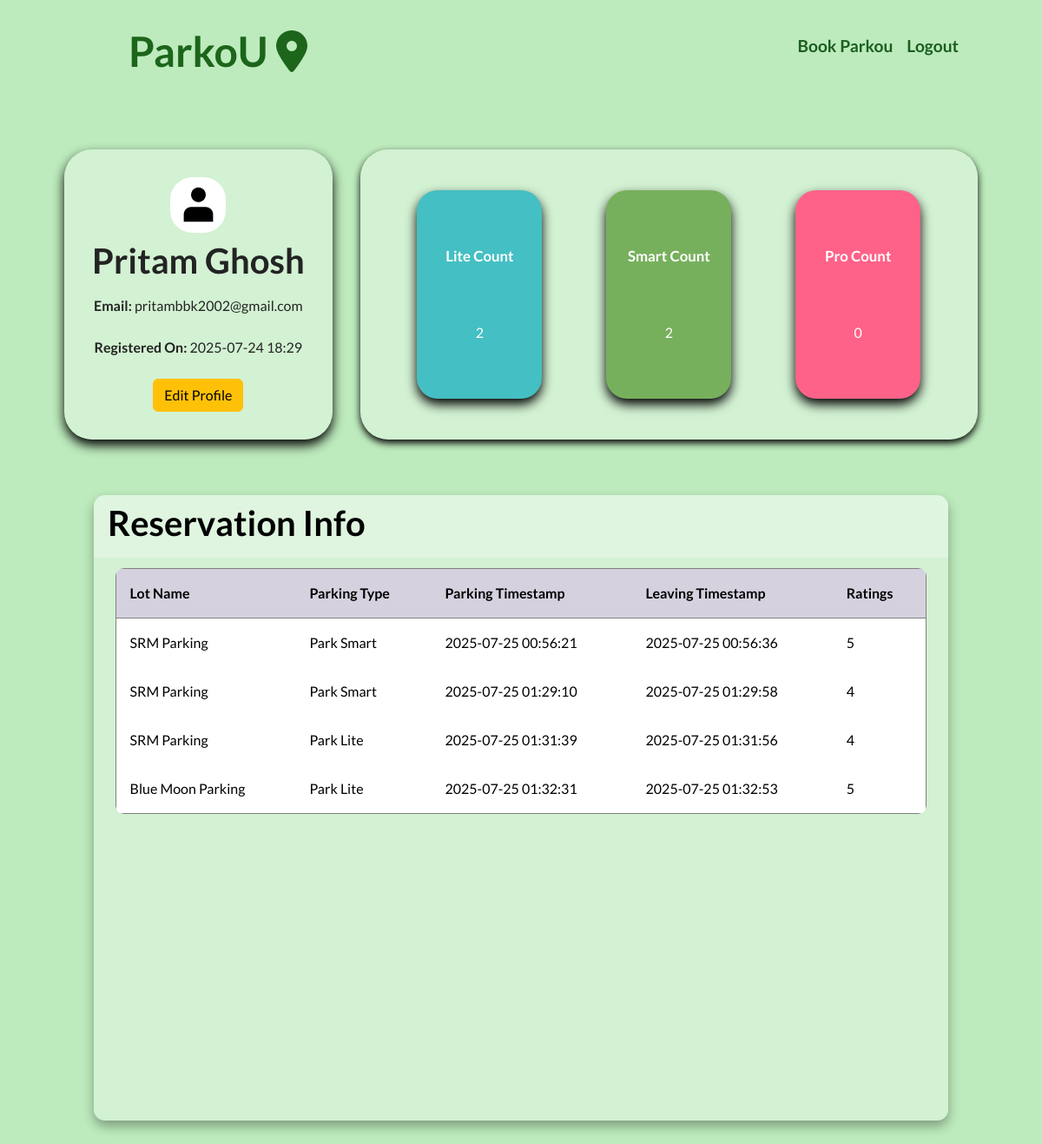
The app's page /dashboard/user (signed in), older data.
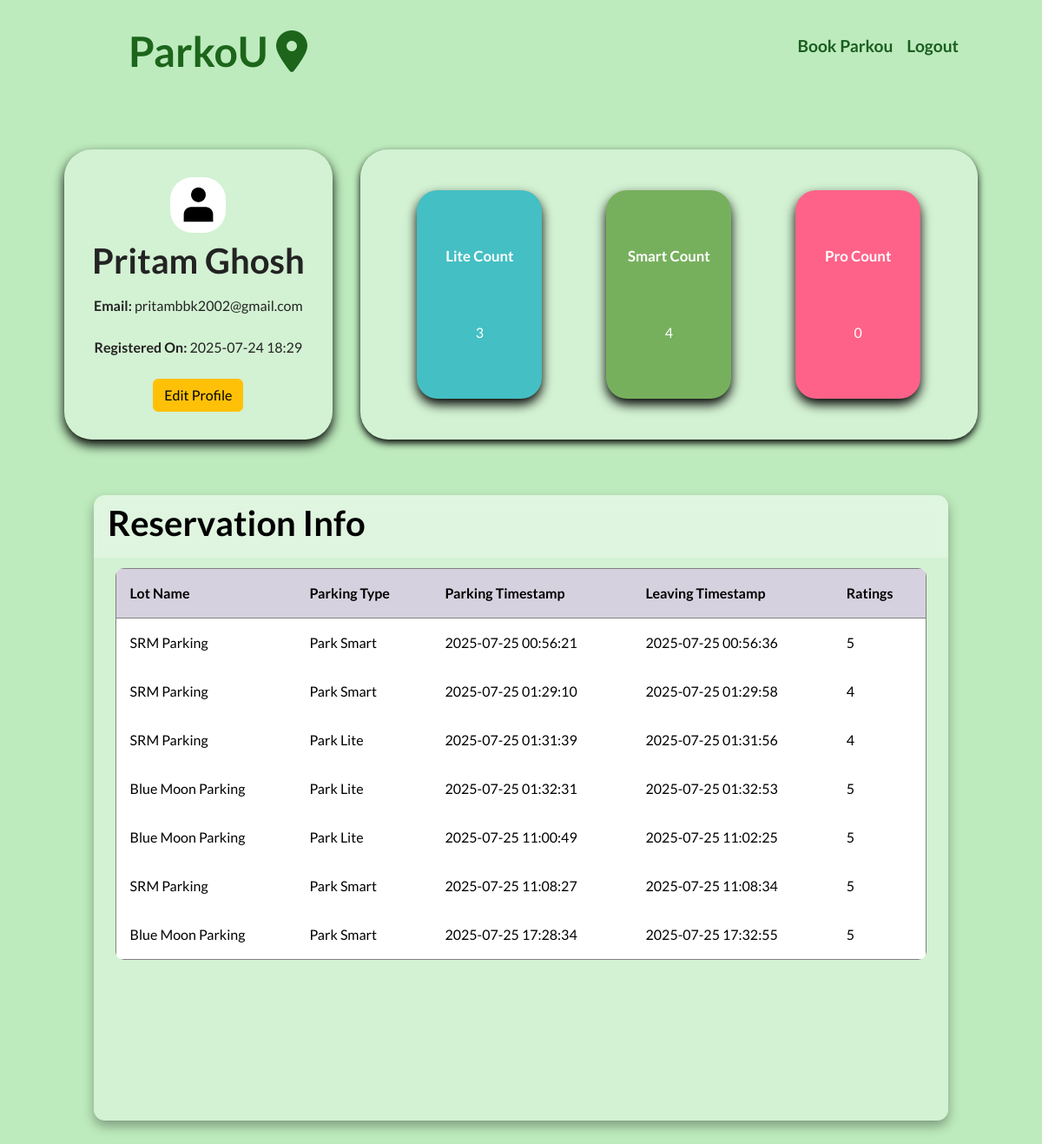
The same page, newer data.
### models/models.py (models this page shows)
class Reservation(db.Model):
    __tablename__ = "reservation"
    id = db.Column(db.Integer, primary_key = True)
    spotId = db.Column(db.Integer, db.ForeignKey("parkingspot.id", ondelete = "CASCADE"), nullable = False)
    userId = db.Column(db.Integer, db.ForeignKey("user.id", ondelete = "CASCADE"),  nullable = False)
    parkingType = db.Column(db.Integer, nullable = False)
    parkingTimestamp = db.Column(db.String(128))
    leavingTimestamp = db.Column(db.String(128))
    parkingCost = db.Column(db.Integer)
    ratings = db.Column(db.Integer)
    user = db.relationship('User', back_populates='reservation')
    parkingspot = db.relationship('ParkingSpot', back_populates='reservation')

class ParkingLot(db.Model):
    __tablename__ = "parkinglot"
    id = db.Column(db.Integer, primary_key = True)
    lotName = db.Column(db.String(128), nullable = False)
    locationName = db.Column(db.String(128))
    address = db.Column(db.String(512), unique = True, nullable = False)
    pincode = db.Column(db.String(128), unique = True, nullable = False)
    parkLiteCount = db.Column(db.Integer)
    parkSmartCount = db.Column(db.Integer)
    parkProCount = db.Column(db.Integer)
    ratings = db.Column(db.Integer, default = 0)
    parkingspot = db.relationship('ParkingSpot', cascade = "all, delete", passive_deletes = True, back_populates = 'parkinglot')

### controllers/routes.py (the view)
@app.route('/dashboard/user')
@auth_required
def user_dashboard():
    if 'user_id' not in session:
        return redirect(url_for('login_page'))
    user = User.query.get(session['user_id'])
    city = session.get('selected_city')
    reservations = Reservation.query.filter_by(userId=user.id).all()
    for reservation in reservations:
        if reservation.parkingType == 1:
            reservation.parkingTypeName = "Park Lite"
        elif reservation.parkingType == 2:
            reservation.parkingTypeName = "Park Smart"
        elif reservation.parkingType == 3:
            reservation.parkingTypeName = "Park Pro"
        else:
            reservation.parkingTypeName = "Unknown"
    lite_count = sum(1 for reservation in reservations if reservation.parkingType == 1)
    smart_count = sum(1 for reservation in reservations if reservation.parkingType == 2)
    pro_count = sum(1 for reservation in reservations if reservation.parkingType == 3)
    return render_template('/after_login_part/user_side/user_dashboard.html', user=user, city=city, reservations = reservations, lite_count=lite_count, smart_count=smart_count, pro_count=pro_count)

### controllers/routes.py (called while the page is built)
def auth_required(func):
    @wraps(func)
    def inner(*args,**kwargs):
        if 'user_id' not in session:
            flash("Please log in to continue")
            return redirect(url_for('login_page'))
        return func(*args,**kwargs)
    return inner

### templates/after_login_part/user_side/user_dashboard.html (shortened to what the changed rows need)
{% extends 'base.html' %}
{% block stylesheet %}
    <link rel="stylesheet" href="/static/css/after_login/user_side/user_dashboard.css">
{% endblock %}
{% block content %}
    <main>
        <div class="container">
            <div class="top-container">
                <div class="left-top">
                    {% if user %}
                        <h1>{{ user.fullName }}</h1>
                    {% else %}
                        <h2>No user found with that email.</h2>
                    {% endif %}
                </div>
                <div class="right-top">
                    <div class="cards-container">
                        <div class="cards">
                            <div class="card-head">
                                Lite Count
                            </div>
                            <div class="card-count">
                                {{ lite_count }}
                            </div>
                        </div>
                        <div class="cards">
                            <div class="card-head">Smart Count</div>
                            <div class="card-count">
                                {{ smart_count }}
                            </div>
                        </div>
                    </div>
                </div>
            </div>
            <div class="bottom-container table" id="customers_table">
                <section class="table__header">
                    <h1>Reservation Info</h1>
                </section>
                <section class="table__body">
                    <table border="1">
                        <thead>
                            <tr>
                                <th> Lot Name </th>
                                <th> Parking Type </th>
                                <th> Parking Timestamp </th>
                                <th> Leaving Timestamp </th>
                                <th> Ratings </th>
                            </tr>
                        </thead>
                        <tbody>
                            {% if reservations %}
                            {% for reservation in reservations %}
                                <tr>
                                <td> {{ reservation.parkingspot.parkinglot.lotName }} </td>
                                <td> {{ reservation.parkingTypeName }} </td>
                                <td>
                                    {{ reservation.parkingTimestamp }}
                                </td>
                                <td>{{ reservation.leavingTimestamp }}</td>
                                <td>{{ reservation.ratings }}</td>
                                </tr>
                            {% endfor %}
                            {% else %}
                                <tr>
                                <td colspan="5"> No Reservation found </td>
                                </tr>
                            {% endif %}
                        </tbody>
                    </table>
                </section>
            </div>
        </div>
    </main>
{% endblock %}

Row changes from the older to the newer data that the page shows:
added Reservation: parkingspot.parkinglot.lotName "Blue Moon Parking", parkingTypeName "Park Lite", parkingTimestamp "2025-07-25 11:00:49", leavingTimestamp "2025-07-25 11:02:25", ratings "5"
added Reservation: parkingspot.parkinglot.lotName "SRM Parking", parkingTypeName "Park Smart", parkingTimestamp "2025-07-25 11:08:27", leavingTimestamp "2025-07-25 11:08:34", ratings "5"
added Reservation: parkingspot.parkinglot.lotName "Blue Moon Parking", parkingTypeName "Park Smart", parkingTimestamp "2025-07-25 17:28:34", leavingTimestamp "2025-07-25 17:32:55", ratings "5"
Text that changed along with them:
{{ lite_count }}: "2" → "3"
{{ smart_count }}: "2" → "4"
